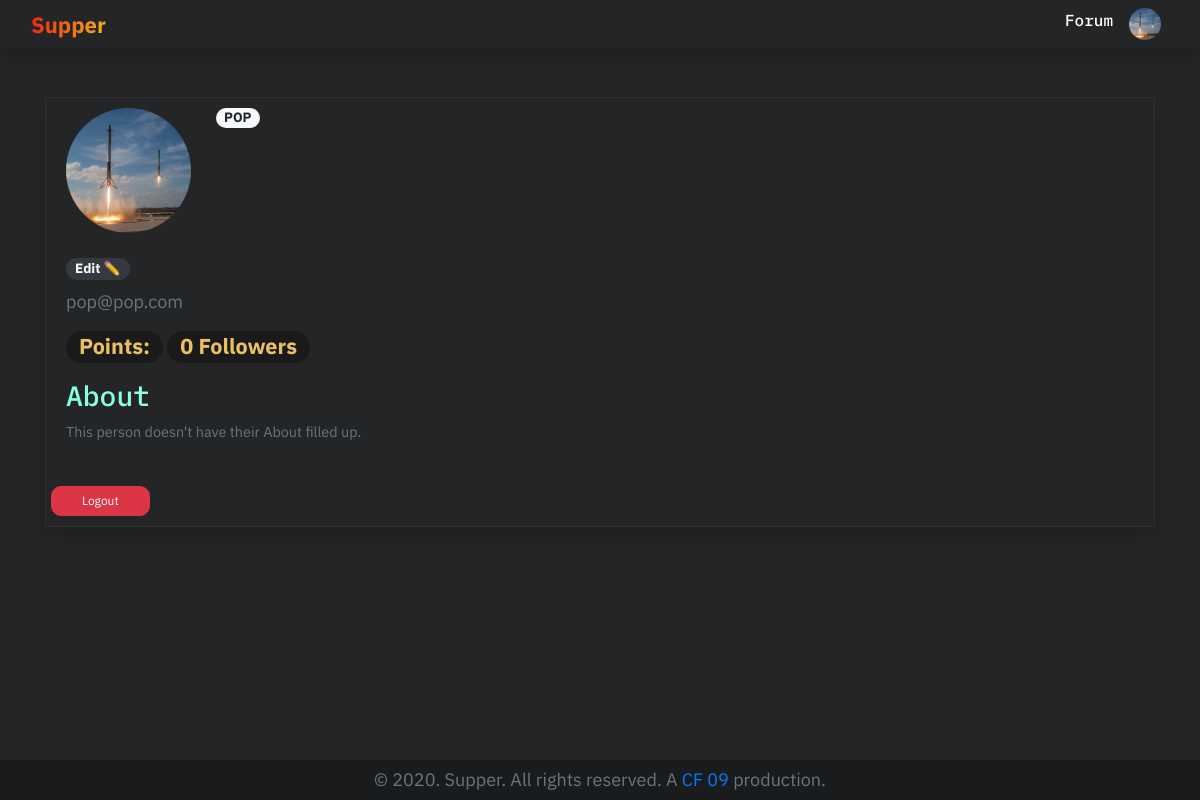
The app's page /user/pop/ (signed in) with its own data.
### users/models.py (models this page shows, shortened)
class Profile(models.Model):
    user = models.OneToOneField(User, on_delete=models.CASCADE)
    image = models.ImageField(null=True,
                              blank=True,
                              default='default.jpg',
                              upload_to='profile_pics/',
                              validators=[validate_image_file_extension])
    about = models.CharField(null=True, blank=True, max_length=200)
    points = models.IntegerField(default=0)
    followers = models.ManyToManyField(User,
                                       default=None,
                                       blank=True,
                                       related_name="profile_followers")
    slug = models.SlugField(null=True, unique=True, max_length=256)

### users/views.py (the view)
# urls.py: path('user/<slug:slug>/', AccountDetailView.as_view(), name='profilepage'),
class AccountDetailView(PageTitleMixin, LoginRequiredMixin, DetailView):
    model = Profile
    title = 'User Profile'
    template_name = "users/profilepage.html"

### support/mixins.py (called while the page is built)
    def get_page_title(self, context):
        return getattr(self, "title", "Default Page Title")

    def get_context_data(self, **kwargs):
        context = super().get_context_data(**kwargs)
        context["title"] = self.get_page_title(context)
        return context

### users/templates/users/profilepage.html (shortened to what this page needs)
{% extends "Forum/base.html" %}
{% load crispy_forms_tags %}
{% block content %}
<div class="content-section shadow">
    <div class="media">
        <img class="rounded-circle account-img" src="{{profile.image.url }}">
        <a class="badge badge-light badge-pill"
            href="{%url 'users:profilepage' profile.slug%}">{{profile.user.username}}</a>
    </div>
    <div class="media-body">
        {%if request.user.username == profile.user.username%}
        <a class="btn badge btn-sm badge-pill badge-dark " href="{% url 'users:profile' %}">Edit ✏️️</a>
        {%endif%}
        <p class="text-secondary">{{ profile.user.email }}</p>
        <p class="badge badge-pill"
            style="font-size: larger; color: rgb(235, 192, 99); background-color: rgb(26, 26, 26);">
            Points:
            {{profile.domes}}</p>
        {%if request.user.id is not profile.user.id%}
        <p id="follow" class="badge badge-pill" <a data-href="{%url 'users:profile-follow-api-toggle' profile.slug%}"
            data-followers="{{profile.followers.count}}" href="{%url 'users:profile-follow-toggle' profile.slug%}"
            style="font-size: larger;
      color: rgb(235, 192, 99); background-color: rgb(26, 26, 26);">
            {{profile.followers.count}} Followers</p>
        {% if request.user.id in profile.followers_as_flat_user_id_list %}
        <span class="badge badge-dark badge-pill">Followed</span>
        {%endif%}
        {%else%}
        <p class="badge badge-pill" <a style="font-size: larger;
      color: rgb(235, 192, 99); background-color: rgb(26, 26, 26);">
            {{profile.followers.count}} Followers</p>
        {%endif%}
        <h3>About</h3>
        {%if profile.about is not None%}
        <p>{{profile.about}}</p>
        {%else%}
        <small class='text-muted'>
            <p>This person doesn't have their About filled up.</p>
        </small>
        {%endif%}
    </div>
    <br>
    {%if request.user.username == profile.user.username%}
    <div class="card-deck">
        <div class="row">
            <div class="col-sm">
                <a href="{%url 'logout'%}" class="btn btn-danger btn-sm">Logout</a>
            </div>
        </div>
    </div>
    {%endif%}
</div>
{% endblock content %}

### forum/templates/forum/base.html (shortened to what this page needs)
{%load static%}
<!DOCTYPE html>
<html lang="en">
<head>
    <link rel="stylesheet" href="https://cdn.jsdelivr.net/gh/konpa/devicon@master/devicon.min.css" />
    <link rel="stylesheet" href="https://cdnjs.cloudflare.com/ajax/libs/font-awesome/4.7.0/css/font-awesome.min.css" />
    <link rel="stylesheet" href="https://stackpath.bootstrapcdn.com/bootstrap/4.5.0/css/bootstrap.min.css"
 />
    <link rel="stylesheet" type="text/css" href="{%static 'forum/style.css'%}" />
</head>
<body>
    <header class="site-header">
        <nav class="navbar navbar-expand-lg py-0 navbar-dark fixed-top shadow the-blur">
            <div class="container-fluid">
                <a class="navbar-brand mr-3" style="
              font-weight: bolder;
              font-size: 22px;
              background: linear-gradient(to right, #f12711, #f5af19);
              -webkit-background-clip: text;
              background-clip: text;
              -webkit-text-fill-color: transparent;
            " href="{%url 'forum:home'%}">Supper</a>
                <div class="collapse navbar-collapse" id="navbarToggle">
                    <div class="collapse navbar-collapse" id="navbarToggle">
                        <ul class="navbar-nav ml-auto">
                            <li class="nav-item">
                                <a class="nav-link" href="{%url 'forum:list'%}">Forum</a>
                            </li>
                            <li class="nav-item dropdown">
                                {%if user.is_authenticated%}
                                <a class="nav-link" href="#" id="navbarDropdown" role="button" data-toggle="dropdown">
                                    <img class="rounded-circle profile-img img-fluid" src="{{user.profile.image.url }}"
                                        alt="Profile Picture" />
                                </a>
                                    {%else%}
                                    <a class="nav-link" href="{%url 'login'%}">Login 🚀</a>
                                    {%endif%}
                            </li>
                        </ul>
                    </div>
                </div>
            </div>
        </nav>
    </header>
    <div role="main" class="container">
        <div class="row">
            <div class="col-md-12">
                 {% block content %}{% endblock %}
            </div>
        </div>
    </div>
    <br>
    <footer class="footer shadow">
        <div class="container">
            <center> <span class="text-muted">&#169;
                    2020. Supper. All rights reserved. A
                    <a target="_blank" href="https://github.com/arthtyagi/comfest-20" rel="noopener">CF 09</a>
                    production. </span>
            </center>
        </div>
    </footer>
</body>
</html>

### forum/static/forum/style.css (style rules this page uses)
html { position: relative; min-height: 100%; }
body { background: rgb(36, 37, 38); font-weight: 400; font-size: 18px; color: rgb(228, 230, 234); margin-top: 2.5rem; margin-bottom: 2.5rem; overflow-y: scroll; font-family: "IBM Plex Sans", sans-serif; padding-top: 30px; word-wrap: break-word; }
h1, h2, h3, h4, h5, h6 { background: linear-gradient(to right, hsl(167, 100%, 76%), #ffff54); -webkit-background-clip: text; background-clip: text; -webkit-text-fill-color: transparent; font-family: "IBM Plex Mono", monospace; word-wrap: break-w; }
ul { margin: 0; word-wrap: break-word; }
.site-header .navbar-nav .nav-link { color: #ffffff; font-family: "IBM Plex Mono", monospace; font-size: 16px; font-weight: 500; }
.content-section { background-image: repeat 0 0; padding: 10px 20px; color: rgb(228, 230, 234); border: 1px solid #313131; border-radius: 3px; margin-bottom: 20px; word-wrap: break-word; }
.shadow { box-shadow: 5px 10px 18px #888888; }
.account-img { height: 125px; width: 125px; margin-right: 25px; margin-bottom: 20px; }
.profile-img { height: 32px; width: 32px; }
.footer { position: absolute; bottom: 0; width: 100%; height: 40px; line-height: 40px; background: rgb(26, 27, 28); }
.btn-danger { padding: 5px 30px; font-size: 12px; border-radius: 10px; }
p { display: flexbox; margin-inline-start: 0px; margin-inline-end: 0px; }

### records on screen
Profile: image (placeholder picture), user.username "POP", user.email "pop@pop.com", followers.count "0"
